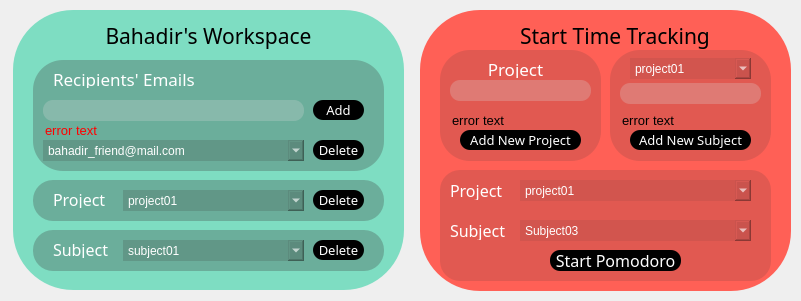
  <widget class="QWidget" name="UpsideWidget" native="true">
   <property name="geometry">
    <rect>
     <x>-1</x>
     <y>-1</y>
     <width>801</width>
     <height>301</height>
    </rect>
   </property>
   <property name="styleSheet">
    <string notr="true"/>
   </property>
   <widget class="QWidget" name="userWorkspaceWidget" native="true">
    <property name="enabled">
     <bool>true</bool>
    </property>
    <property name="geometry">
     <rect>
      <x>13</x>
      <y>10</y>
      <width>391</width>
      <height>280</height>
     </rect>
    </property>
    <property name="styleSheet">
     <string notr="true">background-color:rgb(126, 221, 194);
color:rgb(255,255,255);

border-radius:60px;
</string>
    </property>
    <widget class="QLabel" name="titleWorkspaceLabel">
     <property name="geometry">
      <rect>
       <x>30</x>
       <y>10</y>
       <width>331</width>
       <height>31</height>
      </rect>
     </property>
     <property name="font">
      <font>
       <family>Chalkboard</family>
       <pointsize>16</pointsize>
       <underline>false</underline>
      </font>
     </property>
     <property name="layoutDirection">
      <enum>Qt::LeftToRight</enum>
     </property>
     <property name="styleSheet">
      <string notr="true">color:rgb(0,0,0);</string>
     </property>
     <property name="text">
      <string>Bahadir's Workspace</string>
     </property>
     <property name="alignment">
      <set>Qt::AlignCenter</set>
     </property>
    </widget>
    <widget class="QWidget" name="projectDeleteWidget" native="true">
     <property name="enabled">
      <bool>true</bool>
     </property>
     <property name="geometry">
      <rect>
       <x>20</x>
       <y>170</y>
       <width>351</width>
       <height>41</height>
      </rect>
     </property>
     <property name="styleSheet">
      <string notr="true">background-color:rgba(87, 128, 115, 128);
border-radius:20px;
</string>
     </property>
     <widget class="QPushButton" name="projectDeleteButton">
      <property name="geometry">
       <rect>
        <x>280</x>
        <y>10</y>
        <width>51</width>
        <height>20</height>
       </rect>
      </property>
      <property name="font">
       <font>
        <family>Chalkboard</family>
        <pointsize>10</pointsize>
       </font>
      </property>
      <property name="styleSheet">
       <string notr="true">background-color:rgb(0, 0, 0);
border-radius:10px;
color:rgb(255, 255, 255);</string>
      </property>
      <property name="text">
       <string>Delete</string>
      </property>
     </widget>
     <widget class="QLabel" name="projectDeleteLabel">
      <property name="geometry">
       <rect>
        <x>20</x>
        <y>10</y>
        <width>61</width>
        <height>18</height>
       </rect>
      </property>
      <property name="font">
       <font>
        <family>Chalkboard</family>
        <pointsize>12</pointsize>
        <weight>50</weight>
        <bold>false</bold>
        <underline>false</underline>
       </font>
      </property>
      <property name="layoutDirection">
       <enum>Qt::LeftToRight</enum>
      </property>
      <property name="styleSheet">
       <string notr="true">background-color:rgba(255, 255, 255, 0);</string>
      </property>
      <property name="text">
       <string>Project</string>
      </property>
     </widget>
     <widget class="QComboBox" name="projectDeleteCombo">
      <property name="geometry">
       <rect>
        <x>90</x>
        <y>10</y>
        <width>181</width>
        <height>21</height>
       </rect>
      </property>
      <property name="styleSheet">
       <string notr="true"/>
      </property>
      <item>
       <property name="text">
        <string>project01</string>
       </property>
      </item>
      <item>
       <property name="text">
        <string>project02</string>
       </property>
      </item>
      <item>
       <property name="text">
        <string>project03</string>
       </property>
      </item>
     </widget>
    </widget>
    <widget class="QWidget" name="subjectDeleteWidget" native="true">
     <property name="enabled">
      <bool>true</bool>
     </property>
     <property name="geometry">
      <rect>
       <x>20</x>
       <y>220</y>
       <width>351</width>
       <height>41</height>
      </rect>
     </property>
     <property name="styleSheet">
      <string notr="true">background-color:rgba(87, 128, 115, 128);
border-radius:20px;
</string>
     </property>
     <widget class="QPushButton" name="subjectDeleteButton">
      <property name="geometry">
       <rect>
        <x>280</x>
        <y>10</y>
        <width>51</width>
        <height>20</height>
       </rect>
      </property>
      <property name="font">
       <font>
        <family>Chalkboard</family>
        <pointsize>10</pointsize>
       </font>
      </property>
      <property name="styleSheet">
       <string notr="true">background-color:rgb(0, 0, 0);
border-radius:10px;
color:rgb(255, 255, 255);</string>
      </property>
      <property name="text">
       <string>Delete</string>
      </property>
     </widget>
     <widget class="QLabel" name="subjectDeleteLabel">
      <property name="geometry">
       <rect>
        <x>20</x>
        <y>10</y>
        <width>61</width>
        <height>18</height>
       </rect>
      </property>
      <property name="font">
       <font>
        <family>Chalkboard</family>
        <pointsize>12</pointsize>
        <weight>50</weight>
        <bold>false</bold>
        <underline>false</underline>
       </font>
      </property>
      <property name="layoutDirection">
       <enum>Qt::LeftToRight</enum>
      </property>
      <property name="styleSheet">
       <string notr="true">background-color:rgba(255, 255, 255, 0);</string>
      </property>
      <property name="text">
       <string>Subject</string>
      </property>
     </widget>
     <widget class="QComboBox" name="subjectDeleteCombo">
      <property name="geometry">
       <rect>
        <x>90</x>
        <y>10</y>
        <width>181</width>
        <height>21</height>
       </rect>
      </property>
      <property name="styleSheet">
       <string notr="true"/>
      </property>
      <item>
       <property name="text">
        <string>subject01</string>
       </property>
      </item>
      <item>
       <property name="text">
        <string>subject02</string>
       </property>
      </item>
      <item>
       <property name="text">
        <string>subject03</string>
       </property>
      </item>
     </widget>
    </widget>
    <widget class="QWidget" name="recipientsWidget" native="true">
     <property name="enabled">
      <bool>true</bool>
     </property>
     <property name="geometry">
      <rect>
       <x>20</x>
       <y>50</y>
       <width>351</width>
       <height>111</height>
      </rect>
     </property>
     <property name="styleSheet">
      <string notr="true">background-color:rgba(87, 128, 115, 128);
border-radius:30px;
</string>
     </property>
     <widget class="QPushButton" name="deleteRecipientButton">
      <property name="geometry">
       <rect>
        <x>280</x>
        <y>80</y>
        <width>51</width>
        <height>20</height>
       </rect>
      </property>
      <property name="font">
       <font>
        <family>Chalkboard</family>
        <pointsize>10</pointsize>
       </font>
      </property>
      <property name="styleSheet">
       <string notr="true">background-color:rgb(0, 0, 0);
border-radius:10px;
color:rgb(255, 255, 255);</string>
      </property>
      <property name="text">
       <string>Delete</string>
      </property>
     </widget>
     <widget class="QLabel" name="recipientTitleLabel">
      <property name="geometry">
       <rect>
        <x>20</x>
        <y>10</y>
        <width>251</width>
        <height>18</height>
       </rect>
      </property>
      <property name="font">
       <font>
        <family>Chalkboard</family>
        <pointsize>13</pointsize>
        <weight>50</weight>
        <bold>false</bold>
        <underline>false</underline>
       </font>
      </property>
      <property name="layoutDirection">
       <enum>Qt::LeftToRight</enum>
      </property>
      <property name="styleSheet">
       <string notr="true">background-color:rgba(255, 255, 255, 0);</string>
      </property>
      <property name="text">
       <string>Recipients' Emails</string>
      </property>
     </widget>
     <widget class="QComboBox" name="deleteRecipientCombo">
      <property name="geometry">
       <rect>
        <x>10</x>
        <y>80</y>
        <width>261</width>
        <height>21</height>
       </rect>
      </property>
      <property name="styleSheet">
       <string notr="true"/>
      </property>
      <item>
       <property name="text">
        <string>bahadir_friend@mail.com</string>
       </property>
      </item>
      <item>
       <property name="text">
        <string>bahadir_parent@mail.com</string>
       </property>
      </item>
      <item>
       <property name="text">
        <string>bahadir_boss@mail.com</string>
       </property>
      </item>
     </widget>
     <widget class="QLineEdit" name="addRecipientInput">
      <property name="geometry">
       <rect>
        <x>10</x>
        <y>40</y>
        <width>261</width>
        <height>21</height>
       </rect>
      </property>
      <property name="styleSheet">
       <string notr="true">background-color: rgba(217, 217, 217, 66);
border-radius:10px;
</string>
      </property>
      <property name="text">
       <string/>
      </property>
     </widget>
     <widget class="QPushButton" name="addRecipientButton">
      <property name="geometry">
       <rect>
        <x>280</x>
        <y>40</y>
        <width>51</width>
        <height>20</height>
       </rect>
      </property>
      <property name="font">
       <font>
        <family>Chalkboard</family>
        <pointsize>10</pointsize>
       </font>
      </property>
      <property name="styleSheet">
       <string notr="true">background-color:rgb(0, 0, 0);
border-radius:10px;
color:rgb(255, 255, 255);</string>
      </property>
      <property name="text">
       <string>Add</string>
      </property>
     </widget>
     <widget class="QLineEdit" name="errorTextRecipientsEmailLabel">
      <property name="geometry">
       <rect>
        <x>10</x>
        <y>60</y>
        <width>271</width>
        <height>21</height>
       </rect>
      </property>
      <property name="font">
       <font>
        <pointsize>10</pointsize>
       </font>
      </property>
      <property name="styleSheet">
       <string notr="true">background-color: rgba(255, 255, 255, 0);
color:red;</string>
      </property>
      <property name="text">
       <string>error text</string>
      </property>
     </widget>
    </widget>
   </widget>
   <widget class="QWidget" name="startTimeTrackingWidget" native="true">
    <property name="enabled">
     <bool>true</bool>
    </property>
    <property name="geometry">
     <rect>
      <x>420</x>
      <y>10</y>
      <width>371</width>
      <height>281</height>
     </rect>
    </property>
    <property name="styleSheet">
     <string notr="true">background-color:rgb(255, 96, 86);
color:rgb(255,255,255);

border-radius:60px;</string>
    </property>
    <widget class="QLabel" name="startTimeTrackingLabel">
     <property name="geometry">
      <rect>
       <x>90</x>
       <y>10</y>
       <width>210</width>
       <height>31</height>
      </rect>
     </property>
     <property name="font">
      <font>
       <family>Chalkboard</family>
       <pointsize>16</pointsize>
       <underline>false</underline>
      </font>
     </property>
     <property name="layoutDirection">
      <enum>Qt::LeftToRight</enum>
     </property>
     <property name="styleSheet">
      <string notr="true">color:rgb(0,0,0);</string>
     </property>
     <property name="text">
      <string>Start Time Tracking</string>
     </property>
     <property name="alignment">
      <set>Qt::AlignCenter</set>
     </property>
    </widget>
    <widget class="QWidget" name="addProjectWidget" native="true">
     <property name="enabled">
      <bool>true</bool>
     </property>
     <property name="geometry">
      <rect>
       <x>20</x>
       <y>40</y>
       <width>161</width>
       <height>111</height>
      </rect>
     </property>
     <property name="styleSheet">
      <string notr="true">background-color:rgba(193, 81, 76, 125);
border-radius:30px;
</string>
     </property>
     <widget class="QLabel" name="addProjectLabel">
      <property name="geometry">
       <rect>
        <x>40</x>
        <y>10</y>
        <width>71</width>
        <height>18</height>
       </rect>
      </property>
      <property name="font">
       <font>
        <family>Chalkboard</family>
        <pointsize>13</pointsize>
        <weight>50</weight>
        <bold>false</bold>
        <underline>false</underline>
       </font>
      </property>
      <property name="layoutDirection">
       <enum>Qt::LeftToRight</enum>
      </property>
      <property name="styleSheet">
       <string notr="true">background-color:rgba(255, 255, 255, 0);</string>
      </property>
      <property name="text">
       <string>Project</string>
      </property>
      <property name="alignment">
       <set>Qt::AlignCenter</set>
      </property>
     </widget>
     <widget class="QLineEdit" name="addProjectInput">
      <property name="geometry">
       <rect>
        <x>10</x>
        <y>30</y>
        <width>141</width>
        <height>21</height>
       </rect>
      </property>
      <property name="styleSheet">
       <string notr="true">background-color: rgba(217, 217, 217, 66);
border-radius:10px;
</string>
      </property>
      <property name="text">
       <string/>
      </property>
     </widget>
     <widget class="QPushButton" name="addProjectButton">
      <property name="geometry">
       <rect>
        <x>20</x>
        <y>80</y>
        <width>121</width>
        <height>20</height>
       </rect>
      </property>
      <property name="font">
       <font>
        <family>Chalkboard</family>
        <pointsize>10</pointsize>
       </font>
      </property>
      <property name="styleSheet">
       <string notr="true">background-color:rgb(0, 0, 0);
border-radius:10px;
color:rgb(255, 255, 255);</string>
      </property>
      <property name="text">
       <string>Add New Project</string>
      </property>
     </widget>
     <widget class="QLineEdit" name="errorTextProjectLabel">
      <property name="geometry">
       <rect>
        <x>10</x>
        <y>60</y>
        <width>141</width>
        <height>20</height>
       </rect>
      </property>
      <property name="font">
       <font>
        <pointsize>10</pointsize>
       </font>
      </property>
      <property name="styleSheet">
       <string notr="true">background-color: rgba(255, 255, 255, 0);
color:black;</string>
      </property>
      <property name="text">
       <string>error text</string>
      </property>
     </widget>
    </widget>
    <widget class="QWidget" name="selectProjectSubjectWidget" native="true">
     <property name="enabled">
      <bool>true</bool>
     </property>
     <property name="geometry">
      <rect>
       <x>20</x>
       <y>160</y>
       <width>331</width>
       <height>111</height>
      </rect>
     </property>
     <property name="styleSheet">
      <string notr="true">background-color:rgba(193, 81, 76, 125);
border-radius:20px;
</string>
     </property>
     <widget class="QLabel" name="selectProjectLabel">
      <property name="geometry">
       <rect>
        <x>10</x>
        <y>10</y>
        <width>61</width>
        <height>20</height>
       </rect>
      </property>
      <property name="font">
       <font>
        <family>Chalkboard</family>
        <pointsize>12</pointsize>
        <weight>50</weight>
        <bold>false</bold>
        <underline>false</underline>
       </font>
      </property>
      <property name="layoutDirection">
       <enum>Qt::LeftToRight</enum>
      </property>
      <property name="styleSheet">
       <string notr="true">background-color:rgba(255, 255, 255, 0);</string>
      </property>
      <property name="text">
       <string>Project</string>
      </property>
     </widget>
     <widget class="QComboBox" name="selectProjectCombo">
      <property name="geometry">
       <rect>
        <x>80</x>
        <y>10</y>
        <width>231</width>
        <height>21</height>
       </rect>
      </property>
      <property name="styleSheet">
       <string notr="true"/>
      </property>
      <item>
       <property name="text">
        <string>project01</string>
       </property>
      </item>
      <item>
       <property name="text">
        <string>project02</string>
       </property>
      </item>
      <item>
       <property name="text">
        <string>project03</string>
       </property>
      </item>
     </widget>
     <widget class="QLabel" name="selectSubjectLabel">
      <property name="geometry">
       <rect>
        <x>10</x>
        <y>50</y>
        <width>61</width>
        <height>20</height>
       </rect>
      </property>
      <property name="font">
       <font>
        <family>Chalkboard</family>
        <pointsize>12</pointsize>
        <weight>50</weight>
        <bold>false</bold>
        <underline>false</underline>
       </font>
      </property>
      <property name="layoutDirection">
       <enum>Qt::LeftToRight</enum>
      </property>
      <property name="styleSheet">
       <string notr="true">background-color:rgba(255, 255, 255, 0);</string>
      </property>
      <property name="text">
       <string>Subject</string>
      </property>
     </widget>
     <widget class="QPushButton" name="startPomodoroButton">
      <property name="geometry">
       <rect>
        <x>110</x>
        <y>80</y>
        <width>131</width>
        <height>21</height>
       </rect>
      </property>
      <property name="font">
       <font>
        <family>Chalkboard</family>
        <pointsize>12</pointsize>
       </font>
      </property>
      <property name="styleSheet">
       <string notr="true">background-color:rgb(0, 0, 0);
border-radius:10px;
color:rgb(255, 255, 255);</string>
      </property>
      <property name="text">
       <string>Start Pomodoro</string>
      </property>
     </widget>
     <widget class="QComboBox" name="selectSubjectCombo">
      <property name="geometry">
       <rect>
        <x>80</x>
        <y>50</y>
        <width>231</width>
        <height>21</height>
       </rect>
      </property>
      <property name="styleSheet">
       <string notr="true"/>
      </property>
      <item>
       <property name="text">
        <string>Subject03</string>
       </property>
      </item>
      <item>
       <property name="text">
        <string>Subject01</string>
       </property>
      </item>
      <item>
       <property name="text">
        <string>Subject02</string>
       </property>
      </item>
     </widget>
    </widget>
    <widget class="QWidget" name="addSubjectWidget" native="true">
     <property name="enabled">
      <bool>true</bool>
     </property>
     <property name="geometry">
      <rect>
       <x>190</x>
       <y>40</y>
       <width>161</width>
       <height>111</height>
      </rect>
     </property>
     <property name="styleSheet">
      <string notr="true">background-color:rgba(193, 81, 76, 125);
border-radius:30px;
</string>
     </property>
     <widget class="QLineEdit" name="addSubjectInput">
      <property name="geometry">
       <rect>
        <x>10</x>
        <y>33</y>
        <width>141</width>
        <height>21</height>
       </rect>
      </property>
      <property name="styleSheet">
       <string notr="true">background-color: rgba(217, 217, 217, 66);
border-radius:10px;
</string>
      </property>
      <property name="text">
       <string/>
      </property>
     </widget>
     <widget class="QComboBox" name="addSubjectOnProjectCombo">
      <property name="geometry">
       <rect>
        <x>20</x>
        <y>8</y>
        <width>121</width>
        <height>21</height>
       </rect>
      </property>
      <property name="styleSheet">
       <string notr="true"/>
      </property>
      <item>
       <property name="text">
        <string>project01</string>
       </property>
      </item>
      <item>
       <property name="text">
        <string>project02</string>
       </property>
      </item>
      <item>
       <property name="text">
        <string>project03</string>
       </property>
      </item>
     </widget>
     <widget class="QPushButton" name="addSubjectButton">
      <property name="geometry">
       <rect>
        <x>20</x>
        <y>80</y>
        <width>121</width>
        <height>20</height>
       </rect>
      </property>
      <property name="font">
       <font>
        <family>Chalkboard</family>
        <pointsize>10</pointsize>
       </font>
      </property>
      <property name="styleSheet">
       <string notr="true">background-color:rgb(0, 0, 0);
border-radius:10px;
color:rgb(255, 255, 255);</string>
      </property>
      <property name="text">
       <string>Add New Subject</string>
      </property>
     </widget>
     <widget class="QLineEdit" name="errorTextSubjectLabel">
      <property name="geometry">
       <rect>
        <x>10</x>
        <y>60</y>
        <width>141</width>
        <height>20</height>
       </rect>
      </property>
      <property name="font">
       <font>
        <pointsize>10</pointsize>
       </font>
      </property>
      <property name="styleSheet">
       <string notr="true">background-color: rgba(255, 255, 255, 0);
color:black;</string>
      </property>
      <property name="text">
       <string>error text</string>
      </property>
     </widget>
    </widget>
   </widget>
  </widget>
